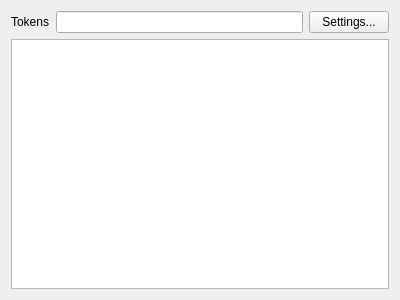
<?xml version="1.0" encoding="UTF-8"?>
<ui version="4.0">
 <class>tool</class>
 <widget class="QWidget" name="tool">
  <property name="geometry">
   <rect>
    <x>0</x>
    <y>0</y>
    <width>400</width>
    <height>300</height>
   </rect>
  </property>
  <property name="windowTitle">
   <string>tool</string>
  </property>
  <layout class="QGridLayout" name="gridLayout">
   <item row="0" column="0">
    <widget class="QLabel" name="labelToken">
     <property name="text">
      <string>Tokens</string>
     </property>
     <property name="buddy">
      <cstring>token</cstring>
     </property>
    </widget>
   </item>
   <item row="0" column="1">
    <widget class="KLineEdit" name="token">
     <property name="whatsThis">
      <string>Lookup a symbol, filename or other token using auto-completion. Hit return to find occurances.</string>
     </property>
    </widget>
   </item>
   <item row="0" column="2">
    <widget class="QPushButton" name="settings">
     <property name="text">
      <string>Settings...</string>
     </property>
    </widget>
   </item>
   <item row="1" column="0" colspan="3">
    <widget class="QTreeView" name="tree">
     <property name="whatsThis">
      <string>Double click on a match to navigate to it.</string>
     </property>
     <property name="editTriggers">
      <set>QAbstractItemView::NoEditTriggers</set>
     </property>
     <property name="expandsOnDoubleClick">
      <bool>false</bool>
     </property>
    </widget>
   </item>
  </layout>
 </widget>
 <customwidgets>
  <customwidget>
   <class>KLineEdit</class>
   <extends>QLineEdit</extends>
   <header>klineedit.h</header>
  </customwidget>
 </customwidgets>
 <resources/>
 <connections/>
</ui>
